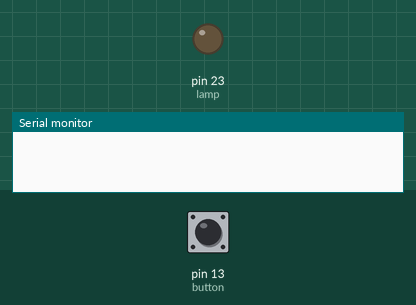
Simulated run of this sketch. Board: Arduino Mega 2560, built with avr-gcc and run on an emulated ATmega2560. On the bench: output pins drawn as LEDs (lit = HIGH), the last lines printed to the serial monitor. The test bench sets the inputs (shaded band); at power-on: pin 13 (button) HIGH.

Above: at 1.2 s.
1.3 s: pin 13 (button) pulled LOW for 0.25 s
At 1.5 s:
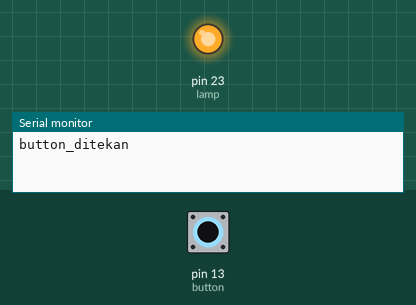
3.1 s: pin 13 (button) pulled LOW for 3.2 s
At 7.3 s:
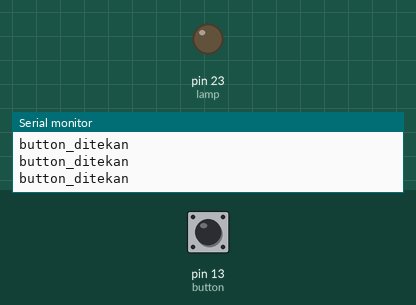
Timing chart, 0 to 8.8 s (numbered marks = the images above; inputs shaded):
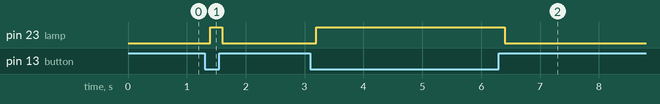

Measured:
- after the input at 1.3 s, pin 23 (lamp): LOW → HIGH after 0.10 s, → LOW 0.20 s later
- after the input at 3.1 s, pin 23 (lamp): LOW → HIGH after 0.10 s, → LOW 3.2 s later

The sketch:

button.ino
```cpp
// ============================================================
// SUGGESTION:
// Belum ada debounce (anti-bouncing). Saat tombol ditekan, nilai bisa
// naik-turun sangat cepat. Untuk hasil stabil tambahkan debounce
// memakai millis() + lastDebounceTime (atau library seperti Bounce2).
// ============================================================
#define button 13
#define lamp 23

void setup() {
  pinMode(button,INPUT_PULLUP);
  pinMode(lamp, OUTPUT);
  Serial.begin(9600);
}

void loop() {
  int tombol = digitalRead(button);

  if (tombol == LOW) {
    digitalWrite(lamp, HIGH);
    Serial.println("button_ditekan");
  } else {
    digitalWrite(lamp, LOW);
  }

  delay(200);
}
```
